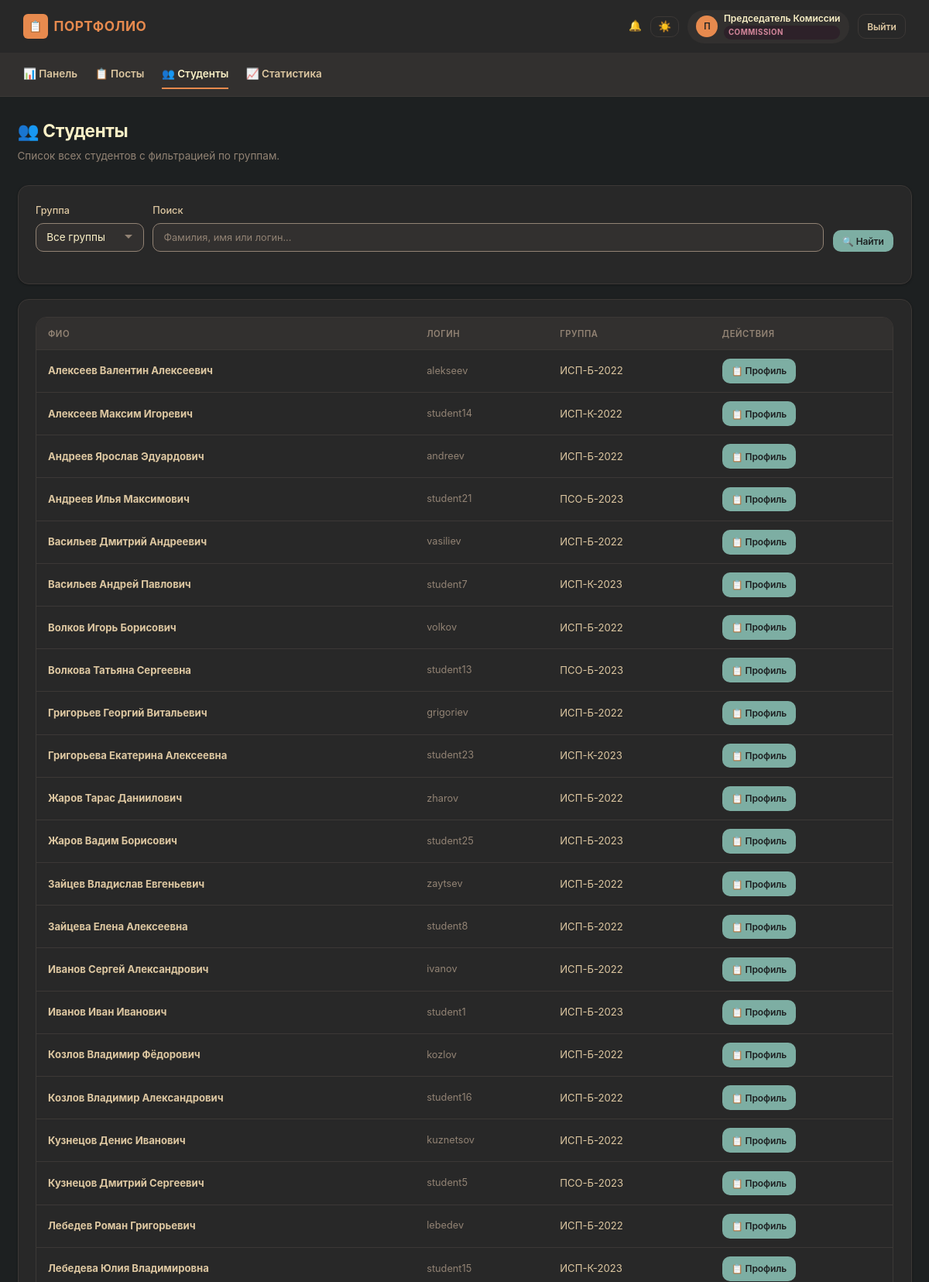
The page /commission/students (signed in, upper part) on the database its author committed.
### models.py (models this page shows, shortened)
class User(Base):
    __tablename__ = 'users'
    id:          Mapped[int]       = mapped_column(Integer, primary_key=True)
    username:    Mapped[str]       = mapped_column(String(50), unique=True, nullable=False)
    password_hash: Mapped[str]     = mapped_column(String(256), nullable=False)
    role:        Mapped[str]       = mapped_column(String(20), nullable=False)
    last_name:   Mapped[Optional[str]] = mapped_column(String(50), nullable=True)
    first_name:  Mapped[Optional[str]] = mapped_column(String(50), nullable=True)
    patronymic:  Mapped[Optional[str]] = mapped_column(String(50), nullable=True)
    group_name:  Mapped[Optional[str]] = mapped_column(String(20), nullable=True)
    group_id:    Mapped[Optional[int]] = mapped_column(Integer, ForeignKey('groups.id'), nullable=True)
    events        = relationship('Event', back_populates='student', lazy=True, cascade='all, delete-orphan')
    notifications = relationship('Notification', back_populates='user', lazy=True, cascade='all, delete-orphan')
    curated_groups = relationship('Group', foreign_keys='Group.curator_id', back_populates='curator', lazy='select')

### routes/commission.py (the view)
@router.get('/commission/students')
async def commission_students(request: Request,
                               user: User = Depends(require_commission),
                               db: Session = Depends(get_db),
                               group_id: int = Query(None),
                               search: str = Query('')):
    q = db.query(User).filter(User.role == 'student')
    if group_id:
        q = q.filter(User.group_id == group_id)
    if search:
        q = q.filter(
            (User.last_name.ilike(f'%{search}%')) |
            (User.first_name.ilike(f'%{search}%')) |
            (User.username.ilike(f'%{search}%'))
        )
    students = q.order_by(User.last_name).all()
    groups = get_all_groups(db)
    return render(request, 'commission_students.html',
                  students=students, groups=groups,
                  current_group_id=group_id, current_search=search)

### templates/commission_students.html (shortened to what this page needs)
{% extends 'base.html' %}
{% block content %}
<h1 class="page-title">👥 Студенты</h1>
<p class="page-subtitle">Список всех студентов с фильтрацией по группам.</p>
<div class="card">
    <form method="get" class="filter-bar">
        <div class="form-group">
            <label class="form-label">Группа</label>
            <select name="group_id" class="form-select"><option value="">Все группы</option>
            </select>
        </div>
        <div class="form-group" style="flex: 1; min-width: 180px;">
            <label class="form-label">Поиск</label>
            <input type="text" name="search" value="{{ current_search }}" class="form-input" placeholder="Фамилия, имя или логин...">
        </div>
        <button type="submit" class="btn btn-primary btn-sm">🔍 Найти</button>
    </form>
</div>
{% if students %}
<div class="card">
    <div class="table-wrap">
        <table>
            <thead><tr><th>ФИО</th><th>Логин</th><th>Группа</th><th>Действия</th></tr></thead>
            <tbody>
                {% for s in students %}
                <tr>
                    <td><strong>{{ s.full_name }}</strong></td>
                    <td class="text-muted">{{ s.username }}</td>
                    <td>{{ s.group_name or '—' }}</td>
                    <td><a href="{{ url_for('commission_student_view', student_id=s.id) }}" class="btn btn-primary btn-sm">📋 Профиль</a></td>
                </tr>
                {% endfor %}
            </tbody>
        </table>
    </div>
</div>
{% else %}
<div class="empty-state"><div class="empty-icon">📭</div><p>Студентов не найдено.</p></div>
{% endif %}
{% endblock %}

### templates/base.html (shortened to what this page needs)
<!DOCTYPE html>
<html lang="ru">
<head>
    <link rel="stylesheet" href="/static/css/style.css">
</head>
<body
    data-csrf-token="{{ csrf_token }}"
    data-user-authenticated="{{ 'true' if current_user else 'false' }}"
    data-user-role="{{ current_user.role if current_user else '' }}"
>
{% if current_user %}
<header class="app-header">
    <div class="app-header-left">
        <div class="brand">
            <div class="brand-icon">📋</div>
            <span>Портфолио</span>
        </div>
    </div>
    <div class="app-header-right">
        <a href="/notifications" style="position: relative; color: var(--fg1); text-decoration: none;">
            🔔
        </a>
        <button class="btn btn-ghost btn-sm" id="themeToggle" title="Сменить тему" style="padding: 0.3rem 0.6rem; font-size: 0.9rem;">☀️</button>
        <div class="user-pill">
            <div class="avatar">{{ current_user.last_name[:1] or current_user.username[:1] | upper }}</div>
            <div style="display: flex; flex-direction: column; gap: 1px;">
                <span style="font-size: 0.8rem; font-weight: 600; color: var(--fg0); line-height: 1.2;">
                    {{ current_user.full_name }}
                </span>
                <span class="role-badge">{{ current_user.role }}</span>
            </div>
        </div>
        <a href="/logout" class="btn btn-ghost btn-sm">Выйти</a>
    </div>
</header>
<nav class="top-nav" id="topNav">
    {% if current_user.role == 'admin' %}
    <a href="/admin/dashboard">📊 Панель</a>
    <a href="/admin/users">👥 Пользователи</a>
    <a href="/admin/groups">🏛️ Группы</a>
    <a href="/admin/audit">📋 Аудит</a>
    {% elif current_user.role == 'student' %}
    <a href="/student/dashboard">📊 Панель</a>
    <a href="/student/create">📝 Создать</a>
    <a href="/student/history">📋 История</a>
    <a href="/rating">🏆 Рейтинг</a>
    {% elif current_user.role == 'curator' %}
    <a href="/curator/dashboard">📊 Панель</a>
    <a href="/curator/pending">📥 Заявки</a>
    <a href="/curator/resolved">📋 Журнал</a>
    <a href="/rating">🏆 Рейтинг</a>
    {% elif current_user.role == 'commission' %}
    <a href="/commission/dashboard">📊 Панель</a>
    <a href="/commission/posts">📋 Посты</a>
    <a href="/commission/students">👥 Студенты</a>
    <a href="/commission/stats">📈 Статистика</a>
    {% endif %}
</nav>
<div class="container">
    {% block content %}{% endblock %}
</div>
{% else %}
<div class="container">
    {% block login_content %}{% endblock %}
</div>
{% endif %}
</body>
</html>

### rows shown on the page
User: last_name "П", full_name "Председатель Комиссии", role "COMMISSION"
User: full_name "Алексеев Валентин Алексеевич", username "alekseev", group_name "ИСП-Б-2022"
User: full_name "Алексеев Максим Игоревич", username "student14", group_name "ИСП-К-2022"
User: full_name "Андреев Ярослав Эдуардович", username "andreev", group_name "ИСП-Б-2022"
User: full_name "Андреев Илья Максимович", username "student21", group_name "ПСО-Б-2023"
User: full_name "Васильев Дмитрий Андреевич", username "vasiliev", group_name "ИСП-Б-2022"
User: full_name "Васильев Андрей Павлович", username "student7", group_name "ИСП-К-2023"
User: full_name "Волков Игорь Борисович", username "volkov", group_name "ИСП-Б-2022"
User: full_name "Волкова Татьяна Сергеевна", username "student13", group_name "ПСО-Б-2023"
User: full_name "Григорьев Георгий Витальевич", username "grigoriev", group_name "ИСП-Б-2022"
User: full_name "Григорьева Екатерина Алексеевна", username "student23", group_name "ИСП-К-2023"
User: full_name "Жаров Тарас Даниилович", username "zharov", group_name "ИСП-Б-2022"
User: full_name "Жаров Вадим Борисович", username "student25", group_name "ИСП-Б-2023"
User: full_name "Зайцев Владислав Евгеньевич", username "zaytsev", group_name "ИСП-Б-2022"
User: full_name "Зайцева Елена Алексеевна", username "student8", group_name "ИСП-Б-2022"
User: full_name "Иванов Сергей Александрович", username "ivanov", group_name "ИСП-Б-2022"
User: full_name "Иванов Иван Иванович", username "student1", group_name "ИСП-Б-2023"
User: full_name "Козлов Владимир Фёдорович", username "kozlov", group_name "ИСП-Б-2022"
User: full_name "Козлов Владимир Александрович", username "student16", group_name "ИСП-Б-2022"
User: full_name "Кузнецов Денис Иванович", username "kuznetsov", group_name "ИСП-Б-2022"
User: full_name "Кузнецов Дмитрий Сергеевич", username "student5", group_name "ПСО-Б-2023"
User: full_name "Лебедев Роман Григорьевич", username "lebedev", group_name "ИСП-Б-2022"
User: full_name "Лебедева Юлия Владимировна", username "student15", group_name "ИСП-К-2023"
